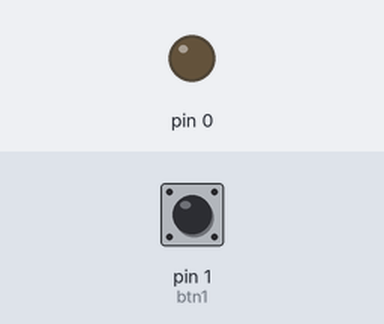
This sketch was run on a simulated Arduino Uno, built with avr-gcc and run on an emulated ATmega328P. Parts: output pins drawn as LEDs (lit = HIGH). The test bench sets the inputs (shaded band); at power-on: pin 1 (btn1) HIGH.

Above: at 1.2 s.
1.3 s: pin 1 (btn1) pulled LOW for 0.15 s
At 2.3 s:
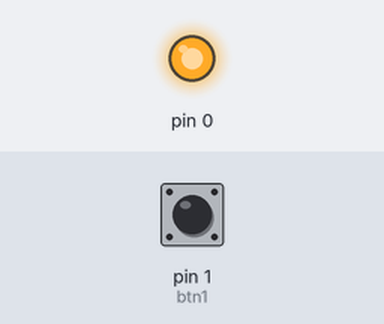
Timing chart, 0 to 4.3 s (numbered marks = the images above; inputs shaded):
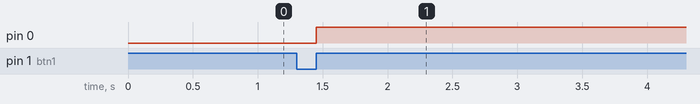

The sketch:

1.2.ino
```cpp
// 2 ЧАСТЬ ЗАДАНИЯ: Светодиод подключенным к пину D0 загорается при нажатии на кнопку подключенную к пину D1;
//          1 вариант: светодиод горит при зажатой кнопки и не горит, если отпустить.
// void setup(){
//   pinMode(0, OUTPUT);
//   pinMode(1, INPUT_PULLUP);
// }
//  void loop(){
//   if(digitalRead(1) == HIGH){
//     digitalWrite(0, LOW);
//   } else{
//     digitalWrite(0, HIGH)
//   }
//  }

//          2 вариант: светодиод переключает состояние по кнопке.
#include <EncButton.h>

Button btn1(1);

void setup() {
  pinMode(0, OUTPUT);
}

void loop() {
  // опрос кнопки происходит здесь
  btn1.tick();
  // клик по кнопке - переключить светодиод на D0 пине
  if (btn1.click()) digitalWrite(0, !digitalRead(0));
}
```

Measured:
- after the input at 1.3 s, pin 0: LOW → HIGH after 0.15 s
